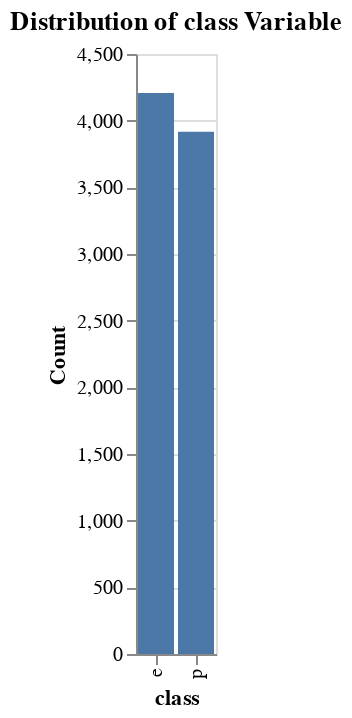
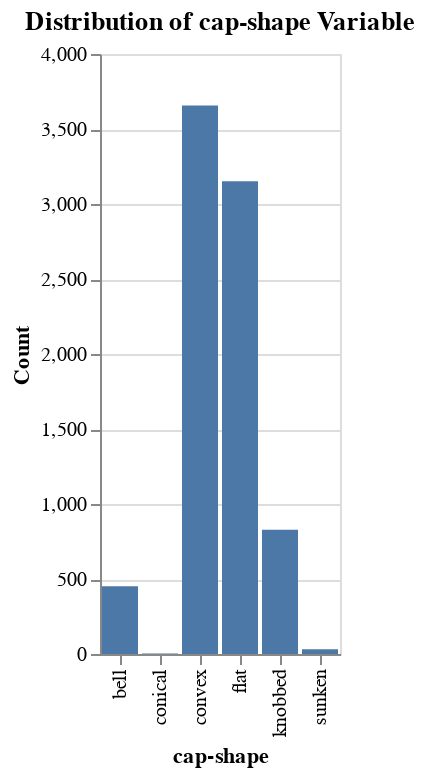
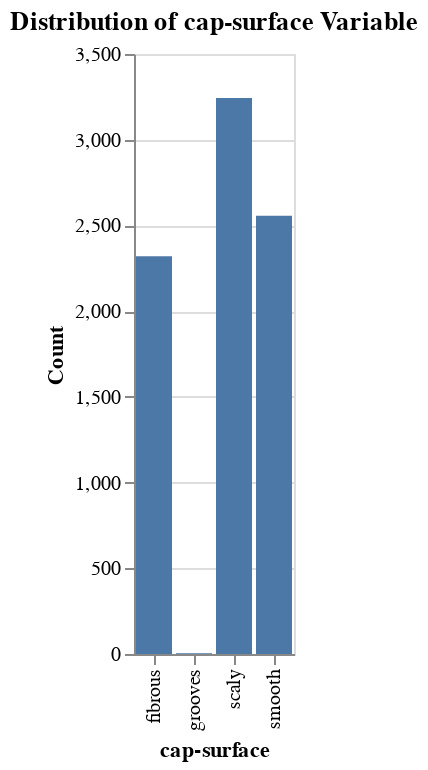
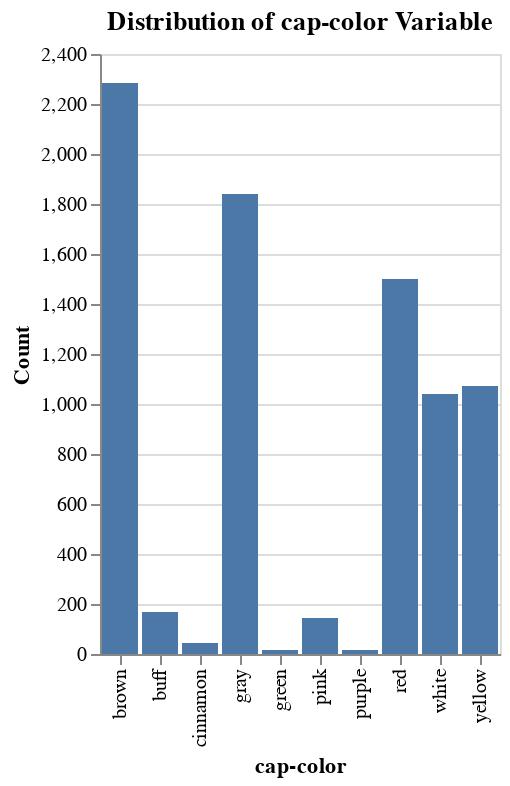

Here is the notebook cell these charts were saved with, in order:
### Markdown cell above
### Visualize Distributions

### Code cell
import altair as alt

# enabling the vegafusion data transformer
alt.data_transformers.enable("vegafusion")

for c in df.columns:
    # Visualizing the distribution of the variable
    chart = alt.Chart(df).mark_bar().encode(
        x=alt.X(f'{c}:N', title=c),  # 'N' denotes nominal type
        y=alt.Y('count()', title='Count')
    ).properties(
        title=f'Distribution of {c} Variable'
    )

    # Display the chart
    chart.display()

### Figure 1 — Vega specification as saved in the notebook (floating-point values rounded to 4 significant figures)
{"$schema": "https://vega.github.io/schema/vega/v5.json", "data": [{"name": "source_0", "values": [{"__count": 3916, "class": "p"}, {"__count": 4208, "class": "e"}]}, {"name": "source_0_x_domain_class", "values": [{"class": "p"}, {"class": "e"}]}, {"name": "source_0_y_domain___count", "values": [{"min": 3916, "max": 4208}]}], "signals": [{"name": "x_step", "value": 20}, {"name": "width", "update": "bandspace(domain('x').length, 0.1, 0.05) * x_step"}], "marks": [{"type": "rect", "name": "marks", "from": {"data": "source_0"}, "encode": {"update": {"width": {"signal": "max(0.25, bandwidth('x'))"}, "y2": {"value": 0, "scale": "y"}, "fill": {"value": "#4c78a8"}, "ariaRoleDescription": {"value": "bar"}, "y": {"field": "__count", "scale": "y"}, "x": {"field": "class", "scale": "x"}, "description": {"signal": "\"class: \" + (isValid(datum[\"class\"]) ? datum[\"class\"] : \"\"+datum[\"class\"]) + \"; Count: \" + (format(datum[\"__count\"], \"\"))"}}}, "style": ["bar"]}], "scales": [{"name": "x", "type": "band", "domain": {"data": "source_0_x_domain_class", "field": "class", "sort": true}, "range": {"step": {"signal": "x_step"}}, "paddingOuter": 0.05, "paddingInner": 0.1}, {"name": "y", "type": "linear", "domain": [{"signal": "(data(\"source_0_y_domain___count\")[0] || {}).min"}, {"signal": "(data(\"source_0_y_domain___count\")[0] || {}).max"}], "range": [{"signal": "height"}, 0], "zero": true, "nice": true}], "axes": [{"scale": "y", "zindex": 0, "grid": true, "domain": false, "orient": "left", "tickCount": {"signal": "ceil(height/40)"}, "minExtent": 0, "ticks": false, "aria": false, "gridScale": "x", "labels": false, "maxExtent": 0}, {"scale": "x", "zindex": 0, "labelAlign": "right", "labelAngle": 270, "grid": false, "orient": "bottom", "labelBaseline": "middle", "title": "class"}, {"scale": "y", "title": "Count", "grid": false, "orient": "left", "labelOverlap": true, "tickCount": {"signal": "ceil(height/40)"}, "zindex": 0}], "title": {"text": "Distribution of class Variable", "frame": "group"}, "padding": 5, "height": 300, "style": "cell", "background": "white"}

### Figure 2 — Vega specification as saved in the notebook (floating-point values rounded to 4 significant figures)
{"$schema": "https://vega.github.io/schema/vega/v5.json", "data": [{"name": "source_0", "values": [{"__count": 3656, "cap-shape": "convex"}, {"__count": 452, "cap-shape": "bell"}, {"__count": 32, "cap-shape": "sunken"}, {"__count": 3152, "cap-shape": "flat"}, {"__count": 828, "cap-shape": "knobbed"}, {"__count": 4, "cap-shape": "conical"}]}, {"name": "source_0_x_domain_cap-shape", "values": [{"cap-shape": "convex"}, {"cap-shape": "bell"}, {"cap-shape": "sunken"}, {"cap-shape": "flat"}, {"cap-shape": "knobbed"}, {"cap-shape": "conical"}]}, {"name": "source_0_y_domain___count", "values": [{"min": 4, "max": 3656}]}], "signals": [{"name": "x_step", "value": 20}, {"name": "width", "update": "bandspace(domain('x').length, 0.1, 0.05) * x_step"}], "marks": [{"type": "rect", "name": "marks", "from": {"data": "source_0"}, "encode": {"update": {"y2": {"value": 0, "scale": "y"}, "ariaRoleDescription": {"value": "bar"}, "y": {"field": "__count", "scale": "y"}, "width": {"signal": "max(0.25, bandwidth('x'))"}, "fill": {"value": "#4c78a8"}, "description": {"signal": "\"cap-shape: \" + (isValid(datum[\"cap-shape\"]) ? datum[\"cap-shape\"] : \"\"+datum[\"cap-shape\"]) + \"; Count: \" + (format(datum[\"__count\"], \"\"))"}, "x": {"field": "cap-shape", "scale": "x"}}}, "style": ["bar"]}], "scales": [{"name": "x", "type": "band", "domain": {"data": "source_0_x_domain_cap-shape", "field": "cap-shape", "sort": true}, "range": {"step": {"signal": "x_step"}}, "paddingOuter": 0.05, "paddingInner": 0.1}, {"name": "y", "type": "linear", "domain": [{"signal": "(data(\"source_0_y_domain___count\")[0] || {}).min"}, {"signal": "(data(\"source_0_y_domain___count\")[0] || {}).max"}], "range": [{"signal": "height"}, 0], "nice": true, "zero": true}], "axes": [{"scale": "y", "maxExtent": 0, "tickCount": {"signal": "ceil(height/40)"}, "minExtent": 0, "orient": "left", "zindex": 0, "grid": true, "labels": false, "gridScale": "x", "aria": false, "ticks": false, "domain": false}, {"scale": "x", "orient": "bottom", "labelBaseline": "middle", "title": "cap-shape", "labelAlign": "right", "zindex": 0, "grid": false, "labelAngle": 270}, {"scale": "y", "labelOverlap": true, "orient": "left", "grid": false, "zindex": 0, "title": "Count", "tickCount": {"signal": "ceil(height/40)"}}], "title": {"text": "Distribution of cap-shape Variable", "frame": "group"}, "style": "cell", "background": "white", "padding": 5, "height": 300}

### Figure 3 — Vega specification as saved in the notebook (floating-point values rounded to 4 significant figures)
{"$schema": "https://vega.github.io/schema/vega/v5.json", "data": [{"name": "source_0", "values": [{"__count": 2556, "cap-surface": "smooth"}, {"__count": 3244, "cap-surface": "scaly"}, {"__count": 2320, "cap-surface": "fibrous"}, {"__count": 4, "cap-surface": "grooves"}]}, {"name": "source_0_x_domain_cap-surface", "values": [{"cap-surface": "smooth"}, {"cap-surface": "scaly"}, {"cap-surface": "fibrous"}, {"cap-surface": "grooves"}]}, {"name": "source_0_y_domain___count", "values": [{"min": 4, "max": 3244}]}], "signals": [{"name": "x_step", "value": 20}, {"name": "width", "update": "bandspace(domain('x').length, 0.1, 0.05) * x_step"}], "marks": [{"type": "rect", "name": "marks", "from": {"data": "source_0"}, "encode": {"update": {"width": {"signal": "max(0.25, bandwidth('x'))"}, "y": {"field": "__count", "scale": "y"}, "y2": {"value": 0, "scale": "y"}, "fill": {"value": "#4c78a8"}, "description": {"signal": "\"cap-surface: \" + (isValid(datum[\"cap-surface\"]) ? datum[\"cap-surface\"] : \"\"+datum[\"cap-surface\"]) + \"; Count: \" + (format(datum[\"__count\"], \"\"))"}, "ariaRoleDescription": {"value": "bar"}, "x": {"field": "cap-surface", "scale": "x"}}}, "style": ["bar"]}], "scales": [{"name": "x", "type": "band", "domain": {"data": "source_0_x_domain_cap-surface", "field": "cap-surface", "sort": true}, "range": {"step": {"signal": "x_step"}}, "paddingOuter": 0.05, "paddingInner": 0.1}, {"name": "y", "type": "linear", "domain": [{"signal": "(data(\"source_0_y_domain___count\")[0] || {}).min"}, {"signal": "(data(\"source_0_y_domain___count\")[0] || {}).max"}], "range": [{"signal": "height"}, 0], "nice": true, "zero": true}], "axes": [{"scale": "y", "minExtent": 0, "gridScale": "x", "ticks": false, "orient": "left", "domain": false, "zindex": 0, "maxExtent": 0, "grid": true, "tickCount": {"signal": "ceil(height/40)"}, "labels": false, "aria": false}, {"scale": "x", "labelAngle": 270, "labelBaseline": "middle", "labelAlign": "right", "orient": "bottom", "grid": false, "title": "cap-surface", "zindex": 0}, {"scale": "y", "labelOverlap": true, "orient": "left", "tickCount": {"signal": "ceil(height/40)"}, "grid": false, "title": "Count", "zindex": 0}], "title": {"text": "Distribution of cap-surface Variable", "frame": "group"}, "style": "cell", "background": "white", "padding": 5, "height": 300}

### Figure 4 — Vega specification as saved in the notebook (floating-point values rounded to 4 significant figures)
{"$schema": "https://vega.github.io/schema/vega/v5.json", "data": [{"name": "source_0", "values": [{"__count": 2284, "cap-color": "brown"}, {"__count": 1072, "cap-color": "yellow"}, {"__count": 1040, "cap-color": "white"}, {"__count": 1840, "cap-color": "gray"}, {"__count": 1500, "cap-color": "red"}, {"__count": 144, "cap-color": "pink"}, {"__count": 168, "cap-color": "buff"}, {"__count": 16, "cap-color": "purple"}, {"__count": 44, "cap-color": "cinnamon"}, {"__count": 16, "cap-color": "green"}]}, {"name": "source_0_x_domain_cap-color", "values": [{"cap-color": "brown"}, {"cap-color": "yellow"}, {"cap-color": "white"}, {"cap-color": "gray"}, {"cap-color": "red"}, {"cap-color": "pink"}, {"cap-color": "buff"}, {"cap-color": "purple"}, {"cap-color": "cinnamon"}, {"cap-color": "green"}]}, {"name": "source_0_y_domain___count", "values": [{"min": 16, "max": 2284}]}], "signals": [{"name": "x_step", "value": 20}, {"name": "width", "update": "bandspace(domain('x').length, 0.1, 0.05) * x_step"}], "marks": [{"type": "rect", "name": "marks", "from": {"data": "source_0"}, "encode": {"update": {"fill": {"value": "#4c78a8"}, "width": {"signal": "max(0.25, bandwidth('x'))"}, "description": {"signal": "\"cap-color: \" + (isValid(datum[\"cap-color\"]) ? datum[\"cap-color\"] : \"\"+datum[\"cap-color\"]) + \"; Count: \" + (format(datum[\"__count\"], \"\"))"}, "ariaRoleDescription": {"value": "bar"}, "x": {"field": "cap-color", "scale": "x"}, "y": {"field": "__count", "scale": "y"}, "y2": {"value": 0, "scale": "y"}}}, "style": ["bar"]}], "scales": [{"name": "x", "type": "band", "domain": {"data": "source_0_x_domain_cap-color", "field": "cap-color", "sort": true}, "range": {"step": {"signal": "x_step"}}, "paddingInner": 0.1, "paddingOuter": 0.05}, {"name": "y", "type": "linear", "domain": [{"signal": "(data(\"source_0_y_domain___count\")[0] || {}).min"}, {"signal": "(data(\"source_0_y_domain___count\")[0] || {}).max"}], "range": [{"signal": "height"}, 0], "nice": true, "zero": true}], "axes": [{"scale": "y", "minExtent": 0, "domain": false, "orient": "left", "grid": true, "ticks": false, "tickCount": {"signal": "ceil(height/40)"}, "gridScale": "x", "maxExtent": 0, "labels": false, "aria": false, "zindex": 0}, {"scale": "x", "zindex": 0, "grid": false, "labelAlign": "right", "labelAngle": 270, "orient": "bottom", "title": "cap-color", "labelBaseline": "middle"}, {"scale": "y", "orient": "left", "labelOverlap": true, "grid": false, "title": "Count", "tickCount": {"signal": "ceil(height/40)"}, "zindex": 0}], "title": {"text": "Distribution of cap-color Variable", "frame": "group"}, "background": "white", "height": 300, "style": "cell", "padding": 5}
